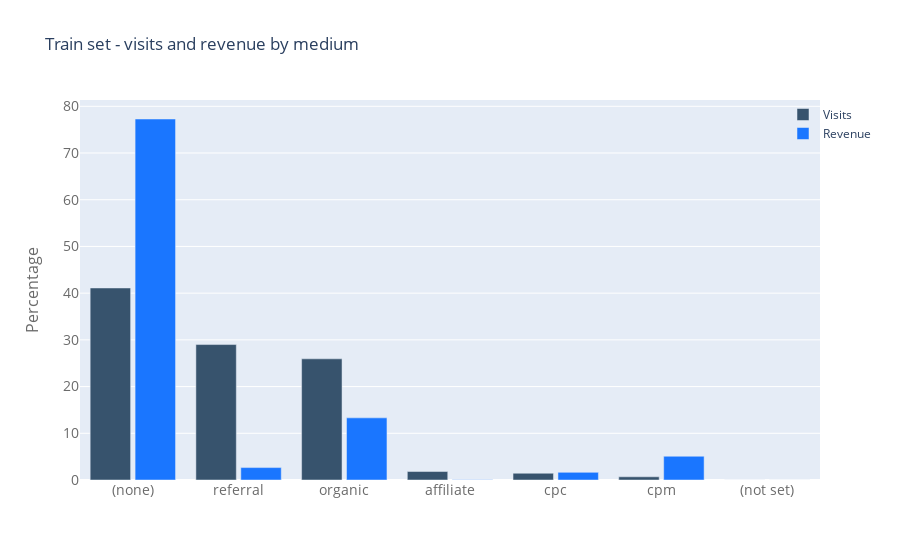

Write notebook code for a chart like this one.
### Markdown cell above
Searches, visits, medium, keyword

### Code cell
def plotbar(df, col, title, top=None):
    frame = pd.DataFrame()
    frame['totals.transactionRevenue'] = df['totals.transactionRevenue'].copy()
    frame[col] = df[col].fillna('missing')
    # Percentage of revenue
    tmp_rev = frame.groupby(col)['totals.transactionRevenue'].sum().to_frame().reset_index()
    tmp_rev = tmp_rev.sort_values('totals.transactionRevenue', ascending=False)
    tmp_rev = tmp_rev.rename({'totals.transactionRevenue': 'Revenue percentage'},axis=1)
    tmp_rev['Revenue percentage'] = 100*tmp_rev['Revenue percentage']/df['totals.transactionRevenue'].sum()
    # Percentage of visits
    tmp = frame[col].value_counts().to_frame().reset_index()
    tmp.sort_values(col, ascending=False)
    tmp = tmp.rename({'index': col, col: 'Percentage of Visits'},axis=1)
    tmp['Percentage of Visits'] = 100*tmp['Percentage of Visits']/len(df)
    tmp = pd.merge(tmp, tmp_rev, on=col, how='left')
    if top:
        tmp = tmp.head(top)
    # Barplot
    trace1 = go.Bar(x=tmp[col], y=tmp['Percentage of Visits'],
                    name='Visits', marker=dict(color='rgb(55, 83, 109)'))
    trace2 = go.Bar(x=tmp[col], y=tmp['Revenue percentage'],
                    name='Revenue', marker=dict(color='rgb(26, 118, 255)'))

    layout = go.Layout(
        barmode='group',
        title=title,
    )
    
    layout = go.Layout(
        title=title,
        xaxis=dict(tickfont=dict(size=14, color='rgb(107, 107, 107)')),
        yaxis=dict(
            title='Percentage',
            titlefont=dict(size=16, color='rgb(107, 107, 107)'),
            tickfont=dict(size=14, color='rgb(107, 107, 107)')
        ),
        legend=dict(x=0.95, y=1.0, bgcolor='rgba(255, 255, 255, 0)',
                    bordercolor='rgba(255, 255, 255, 0)'),
        barmode='group',
        bargap=0.15,
        bargroupgap=0.1
    )
    
    fig = go.Figure(data=[trace1, trace2], layout=layout)
    iplot(fig)
    
plotbar(train, 'medium', 'Train set - visits and revenue by medium')

### Figure 1 — Plotly figure (JSON) as saved in the notebook; plotly's stock layout.template omitted (floating-point values rounded to 4 significant figures)
{"data": [{"marker": {"color": "rgb(55, 83, 109)"}, "name": "Visits", "type": "bar", "x": ["(none)", "referral", "organic", "affiliate", "cpc", "cpm", "(not set)"], "y": [41.11, 29.0, 25.94, 1.815, 1.447, 0.6843, 0.01295]}, {"marker": {"color": "rgb(26, 118, 255)"}, "name": "Revenue", "type": "bar", "x": ["(none)", "referral", "organic", "affiliate", "cpc", "cpm", "(not set)"], "y": [77.28, 2.659, 13.3, 0.03879, 1.635, 5.082, 0.0006487]}], "layout": {"bargap": 0.15, "bargroupgap": 0.1, "barmode": "group", "legend": {"bgcolor": "rgba(255, 255, 255, 0)", "bordercolor": "rgba(255, 255, 255, 0)", "x": 0.95, "y": 1}, "title": {"text": "Train set - visits and revenue by medium"}, "xaxis": {"tickfont": {"color": "rgb(107, 107, 107)", "size": 14}}, "yaxis": {"tickfont": {"color": "rgb(107, 107, 107)", "size": 14}, "title": {"font": {"color": "rgb(107, 107, 107)", "size": 16}, "text": "Percentage"}}}}
